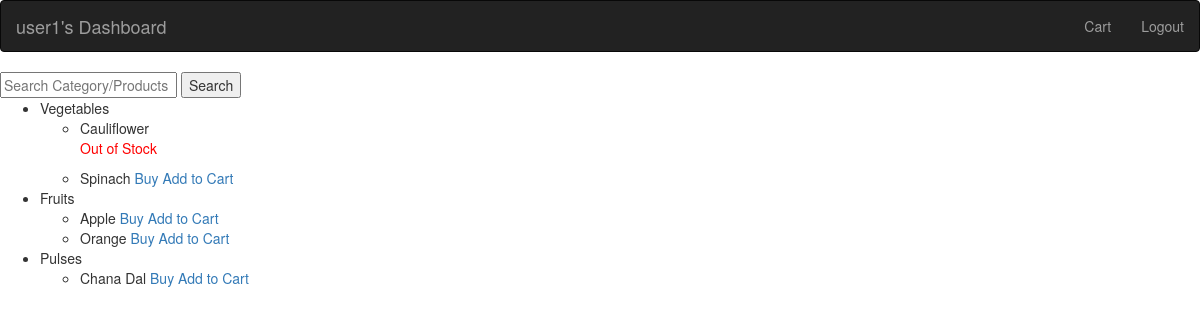
/user_dashboard (signed in), run on the app's committed database.
### app.py (models this page shows, shortened)
class User(db.Model):
    user_id = db.Column(db.Integer, primary_key=True)
    username = db.Column(db.String, unique=True, nullable=False)
    password = db.Column(db.String, nullable=False)
    products = db.relationship('Association', back_populates='user')

class Category(db.Model):
  category_id = db.Column(db.Integer, primary_key = True)
  category_name = db.Column(db.String, nullable = False)
  products = db.relationship("Product", back_populates = "category",  cascade='all, delete-orphan')

class Product(db.Model):
  product_id = db.Column(db.Integer, primary_key = True)
  product_name = db.Column(db.String, nullable = False)
  unit = db.Column(db.String, nullable=False)
  rate_per_unit = db.Column(db.Float, nullable=False)
  quantity = db.Column(db.Integer, nullable=False)
  manufacture_date = db.Column(db.Date)
  expiry_date = db.Column(db.Date)
  category_id = db.Column(db.Integer, db.ForeignKey("category.category_id"))
  category = db.relationship('Category', back_populates='products')
  users = db.relationship('Association', back_populates='product')

### app.py (the view)
@app.route('/user_dashboard')
@login_required
def user_dashboard():
    categories = Category.query.all()
    user_id=current_user.user_id
    ''' if 'user_id' in session:
        user_id = session['user_id']
        #product = Product.query.filter_by(user_id=current_user.user_id).all()
        return render_template('user_dashboard.html',  user_id=user_id, categories=categories) '''
    return render_template('user_dashboard.html',  user_id=user_id, categories=categories)

### app.py (called while the page is built)
@login_manager.user_loader
def load_user(user_id):
    return User.query.get(user_id)

### templates/user_dashboard.html (shortened to what this page needs)
<!DOCTYPE html>
<html>
    <head>
        <link rel="stylesheet" href="https://maxcdn.bootstrapcdn.com/bootstrap/3.4.1/css/bootstrap.min.css">
    </head>
    <body>
    <nav class="navbar navbar-inverse">
        <div class="container-fluid">
          <div class="navbar-header">
            <a class="navbar-brand" href="/user_dashboard">{{ current_user.username }}'s Dashboard</a>
          </div>
          <ul class="nav navbar-nav navbar-right">
            <li><a href="{{ url_for('cart')}}">Cart</a></li>
            <li><a href="/logout">Logout</a></li>
          </ul>
        </div>
    </nav>
    <form action="{{ url_for('search') }}" method="get">
      <input type="text" name="search_query" id="search_query" placeholder="Search Category/Products">
      <input type="submit" value="Search">
    </form>
    <ul>
      {% for category in categories %}
        <li>
          {{ category.category_name }}
          <br>
          <ul>
            {% for product in category.products %}
              <li>
                {{ product.product_name }}
                {% if product.quantity >0 %}
                   <a href="{{ url_for('BuyNow', product_id=product.product_id) }}">Buy</a>
                   <a href="{{ url_for('AddtoCart', product_id=product.product_id) }}">Add to Cart</a>
                {% else %}
                   <p style="color: red;">Out of Stock</p>
                {% endif %}
              </li>
            {% endfor %}
          </ul>
        </li>
      {% endfor %}
    </ul>
    </body>
</html>

### data on the page
User: username "user1"
Category: category_name "Vegetables"
Product: product_name "Cauliflower", quantity "Out of Stock"
Product: product_name "Spinach"
Category: category_name "Fruits"
Product: product_name "Apple"
Product: product_name "Orange"
Category: category_name "Pulses"
Product: product_name "Chana Dal"
